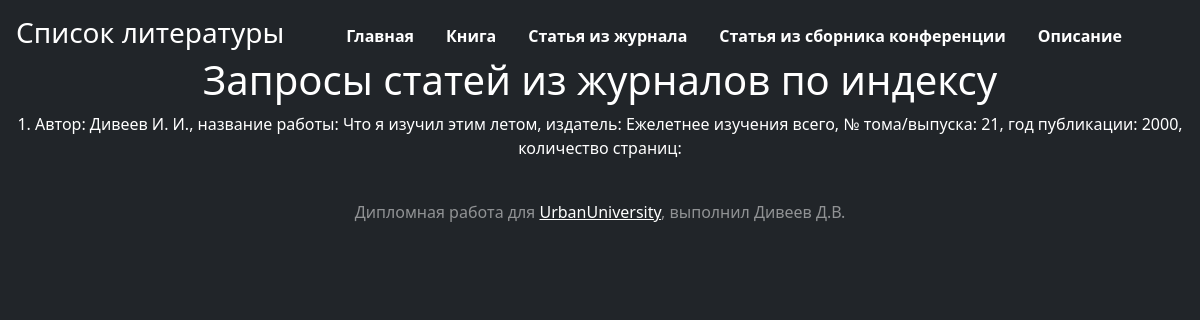
The app's page /admin/jour/1 with its own data.
### app_flask.py (models this page shows)
class Journal(db.Model):
    id = db.Column(db.Integer, primary_key=True, index=True)
    author = db.Column(db.String(30), nullable=False)
    name_father_Author = db.Column(db.String(5), nullable=False)
    title = db.Column(db.Text, nullable=False)
    publisher = db.Column(db.String(20), nullable=False)
    number_tom = db.Column(db.Integer, nullable=False)
    year = db.Column(db.Integer, nullable=False)
    page_start = db.Column(db.Integer, nullable=False)
    page_end = db.Column(db.Integer, nullable=False)

### app_flask.py (the view)
@app.route('/admin/jour/<int:id>')
def jour_by_id(id):
    jour = Journal.query.get(id)
    if jour is None:
        abort(404, description='Journal not found')
    return render_template('admin_jour_№.html', jour=jour)

### templates/admin_jour_№.html
{% extends "main.html" %}
{% block pagename %}
<h1>Запросы статей из журналов по индексу</h1>
{% endblock %}
{% block content %}
        <p>{{ jour.id }}. Автор: {{ jour.author }} {{ jour.name_father_Author }}, название работы: {{ jour.title }}, издатель: {{ jour.publisher }}, № тома/выпуска: {{ jour.number_tom }}, год публикации: {{ jour.year}}, количество страниц: {{jour.pages}}</p><br>
{% endblock %}

### records on screen
Journal: id "1", author "Дивеев", name_father_Author "И. И.", title "Что я изучил этим летом", publisher "Ежелетнее изучения всего", number_tom "21", year "2000"
